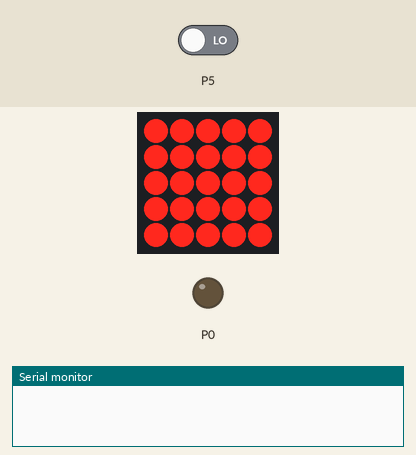
Recording of a sketch running on a simulated BBC micro:bit. Shown: 5×5 LED matrix, output pins drawn as LEDs (lit = HIGH), the last lines printed to the serial monitor. Inputs (shaded band) come from the test bench; at power-on: P5 LOW.

Above: at 0.1 s.
At 0.65 s:
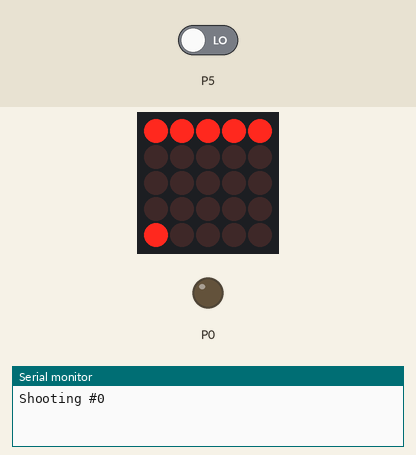
At 10.5 s:
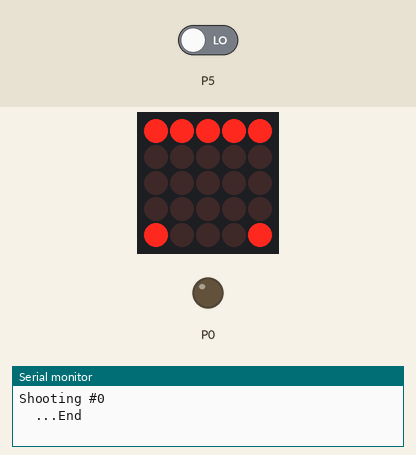
At 16.65 s:
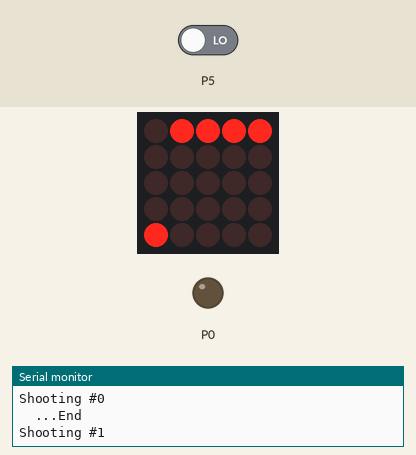
At 22.5 s:
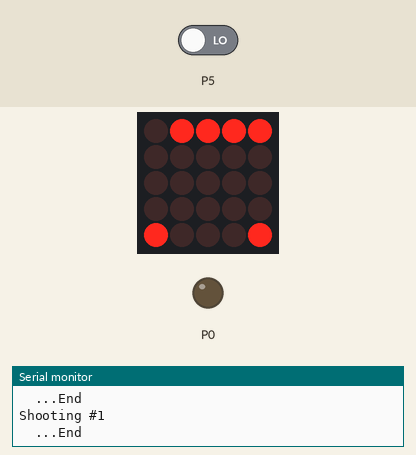
At 34.5 s:
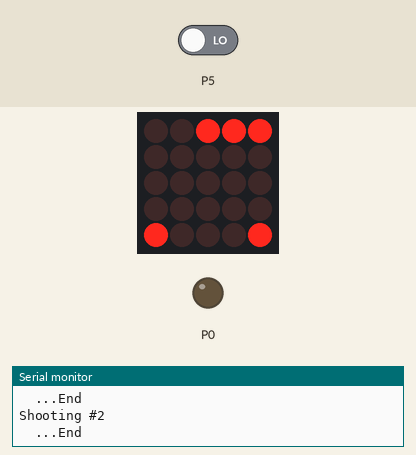

Measured:
- what the display in image 2 shows lasts 2.0 s, from 10.4 s to 12.4 s

The sketch:

eosShutter.ino
```cpp
#include <Adafruit_Microbit.h>

Adafruit_Microbit_Matrix microbit;

//Pin #0 - large pad - analog in
//Pin #1 - large pad - analog in
//Pin #2 - large pad - analog in


void setup() {
  Serial.begin(9600);

  pinMode(PIN_BUTTON_A, INPUT);
  pinMode(PIN_BUTTON_B, INPUT);

  microbit.begin();
  microbit.fillScreen(LED_OFF);
}

class CameraShutter{
private:
  int _nShots;
  int _nShotNow = 0;
  int _nTimeOut = 0;
  int _nTimeOutBetweenShots = 0;

  int triggerShot(){
    Serial.print("Shooting #");
    Serial.println(getShotNow());
    analogWrite(0, 0);
  }
  int stopShot(){
    pinMode(0, INPUT);
    Serial.println("\t...End");
  }


public:
  CameraShutter(int nShots, int nTimeOutSeconds, int nTimeOutBetweenShots){
    pinMode(0, INPUT);
    _nShots = nShots;
    _nTimeOut = nTimeOutSeconds * 1000;
    _nTimeOutBetweenShots = nTimeOutBetweenShots * 1000;
  }

  int getShotNow(){
    return _nShotNow;
  }

  int getShots(){
    return _nShots;
  }

  boolean setShots(int nShots){
    _nShots = nShots;
  }

  boolean setTimeout(int nTimeOutSeconds){
    _nTimeOut = nTimeOutSeconds;
  }

  boolean loop(boolean started){
    static bool _lastStarted = started;
    static bool inShot = false;
    static bool inWait = false;
    static int32_t myTimer = millis();

    if( !started ){
      microbit.fillScreen(LED_ON);
      delay(200);
      microbit.fillScreen(LED_OFF);
      delay(200);
      _lastStarted = started;
      return false;
    }
    //Re-init
    if( _lastStarted != started ){
      microbit.fillScreen(LED_OFF);
      myTimer = millis();
      _nShotNow = 0;
      inShot = false;
      inWait = false;
      _lastStarted = started;
    }

    if( inWait ){
      if( (millis() - myTimer) > _nTimeOutBetweenShots ){
        inWait = false;
        microbit.drawPixel( 4, 4, LED_OFF);

      }else{
        microbit.drawPixel( 4, 4, LED_ON);
        return true;
      }

    }

    //microbit.drawPixel( col, row, LED_ON);

    if( inShot == false ){
      int item=( _nShotNow / 20 ) * 20;

      for(int row = 0; row < 4; row++)
        for(int col = 0; col < 5; col ++)

        {
          if( item < _nShots ){
            microbit.drawPixel( col, row, ( item < _nShotNow ? LED_OFF:LED_ON ) );
          }else
            microbit.drawPixel( col, row, LED_OFF);
          item++;
        }

      int pagesLeft = _nShots / 20 - _nShotNow / 20 ;
      for(int i = 0; i < 5; i++){
        microbit.drawPixel(i, 4, (i <= pagesLeft ? LED_ON:LED_OFF));
      }
    }

    if( _nShotNow < _nShots ){
      if( inShot == false ){
        inShot = true;
        triggerShot();
        myTimer = millis();
      }
    }else{
      return false;
    }

    if( inShot ){
      int col = _nShotNow % 5;
      int row = ( _nShotNow % 20 )  / 5 ;

      microbit.drawPixel( col, row, LED_OFF);
      delay(100);
      microbit.drawPixel( col, row, LED_ON);
      delay(100);
    }

    if( (millis() - myTimer ) > _nTimeOut ){
      stopShot();
      _nShotNow+=1;
      inShot = false;
      //Wait timer to start next shot
      myTimer = millis();
      inWait = true;
    }
    return true;
  }
};

//No of shots, time, timeout between shots
CameraShutter cs(5, 10, 2);

void loop() {
  static boolean started = false;

  started = cs.loop( started );
  if( started ){
    //end of sequence
  }
  if (! digitalRead(PIN_BUTTON_A)) {
    started = true;
  }
}
```
